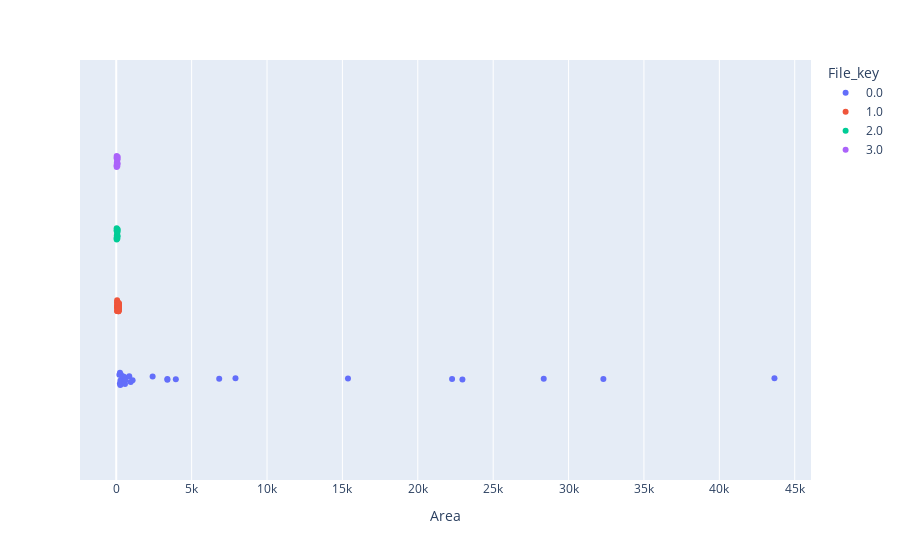

This figure's notebook cell:
### Markdown cell above
### Distribution Plots

### Code cell
# Strip Plot
fig1 = px.strip(concat_particle_data, x="Area", color="File_key")
fig1.show()

### Figure 1 — Plotly figure (JSON) as saved in the notebook; plotly's stock layout.template omitted (floating-point values rounded to 4 significant figures)
{"data": [{"alignmentgroup": "True", "boxpoints": "all", "fillcolor": "rgba(255,255,255,0)", "hoveron": "points", "hovertemplate": "File_key=0.0<br>Area=%{x}<extra></extra>", "legendgroup": "0.0", "line": {"color": "rgba(255,255,255,0)"}, "marker": {"color": "#636efa"}, "name": "0.0", "offsetgroup": "0.0", "orientation": "h", "pointpos": 0, "showlegend": true, "type": "box", "x": [390, 546, 1084, 3952, 22959, 209, 283, 22274, 3391, 6829, 614, 15370, 478, 43655, 956, 2413, 582, 28353, 248, 580, 3393, 271, 7908, 32309, 243, 864, 312], "x0": " ", "xaxis": "x", "y0": " ", "yaxis": "y"}, {"alignmentgroup": "True", "boxpoints": "all", "fillcolor": "rgba(255,255,255,0)", "hoveron": "points", "hovertemplate": "File_key=1.0<br>Area=%{x}<extra></extra>", "legendgroup": "1.0", "line": {"color": "rgba(255,255,255,0)"}, "marker": {"color": "#EF553B"}, "name": "1.0", "offsetgroup": "1.0", "orientation": "h", "pointpos": 0, "showlegend": true, "type": "box", "x": [149, 160, 146, 157, 177, 72, 60, 59, 134, 149, 160, 146, 157, 177, 72, 60, 59, 134, 149, 160, 146, 157, 177, 72, 60, 59, 134, 149, 160, 146, 157, 177, 72, 60, 59, 134], "x0": " ", "xaxis": "x", "y0": " ", "yaxis": "y"}, {"alignmentgroup": "True", "boxpoints": "all", "fillcolor": "rgba(255,255,255,0)", "hoveron": "points", "hovertemplate": "File_key=2.0<br>Area=%{x}<extra></extra>", "legendgroup": "2.0", "line": {"color": "rgba(255,255,255,0)"}, "marker": {"color": "#00cc96"}, "name": "2.0", "offsetgroup": "2.0", "orientation": "h", "pointpos": 0, "showlegend": true, "type": "box", "x": [84.66, 21.4, 30.44, 60.88, 98.93, 20.45, 37.1, 63.73, 76.1, 75.15, 65.16, 84.66, 29.01], "x0": " ", "xaxis": "x", "y0": " ", "yaxis": "y"}, {"alignmentgroup": "True", "boxpoints": "all", "fillcolor": "rgba(255,255,255,0)", "hoveron": "points", "hovertemplate": "File_key=3.0<br>Area=%{x}<extra></extra>", "legendgroup": "3.0", "line": {"color": "rgba(255,255,255,0)"}, "marker": {"color": "#ab63fa"}, "name": "3.0", "offsetgroup": "3.0", "orientation": "h", "pointpos": 0, "showlegend": true, "type": "box", "x": [84.66, 21.4, 30.44, 60.88, 98.93, 20.45, 37.1, 63.73, 76.1, 75.15, 65.16, 84.66, 29.01], "x0": " ", "xaxis": "x", "y0": " ", "yaxis": "y"}], "layout": {"boxmode": "group", "legend": {"title": {"text": "File_key"}, "tracegroupgap": 0}, "margin": {"t": 60}, "xaxis": {"anchor": "y", "domain": [0, 1], "title": {"text": "Area"}}, "yaxis": {"anchor": "x", "domain": [0, 1]}}}
